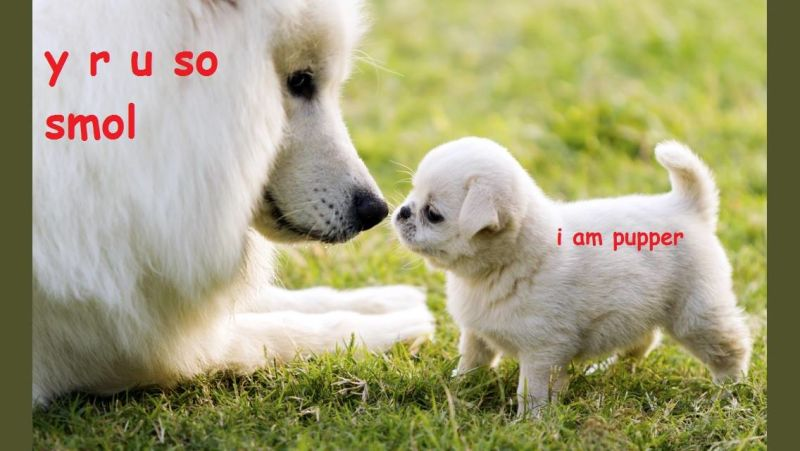
#> input picture images/iampupper.jpg, 800 x 451 px
$ python emboss.py
#> lines starting #> are read from the running program, lines starting #| are printed output that depends on the picture
import cv2
import numpy as np

img_emboss_input = cv2.imread('images/iampupper.jpg')
#> img_emboss_input is the input picture: shape (451, 800, 3); mean B, G, R 122.4, 160.8, 163.8

# generating the kernels
kernel_emboss_1 = np.array([[0,-1,-1],
                            [1,0,-1],
                            [1,1,0]])
kernel_emboss_2 = np.array([[-1,-1,0],
                            [-1,0,1],
                            [0,1,1]])
kernel_emboss_3 = np.array([[1,0,0],
                            [0,0,0],
                            [0,0,-1]])

# converting the image to grayscale
gray_img = cv2.cvtColor(img_emboss_input,cv2.COLOR_BGR2GRAY)
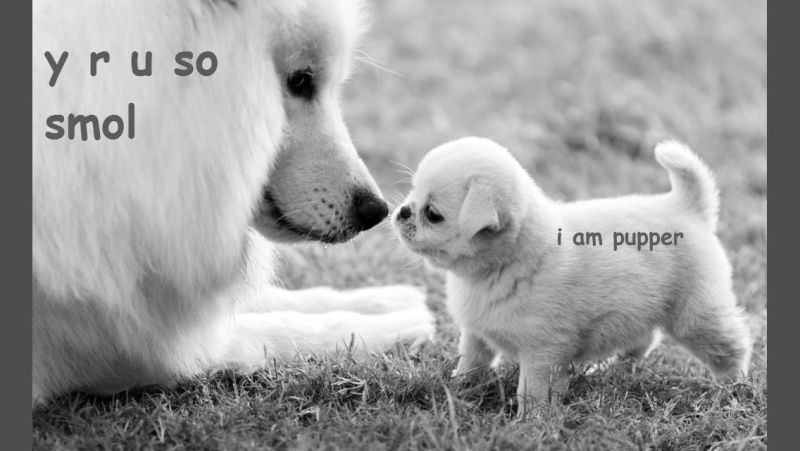
#> gray_img: shape (451, 800); min 0, max 255, mean 157.3

# applying the kernels to the grayscale image and adding the offset
output_1 = cv2.filter2D(gray_img, -1, kernel_emboss_1) + 128
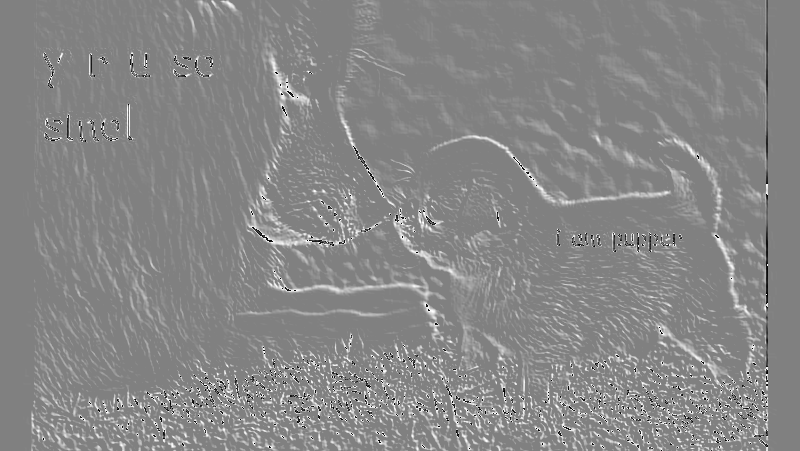
#> output_1: shape (451, 800); min 0, max 255, mean 135.3
output_2 = cv2.filter2D(gray_img, -1, kernel_emboss_2) + 128
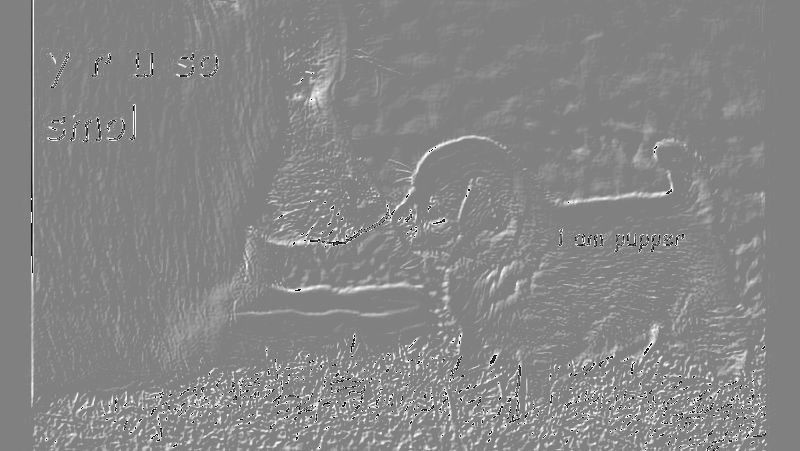
#> output_2: shape (451, 800); min 0, max 255, mean 134.7
output_3 = cv2.filter2D(gray_img, -1, kernel_emboss_3) + 128
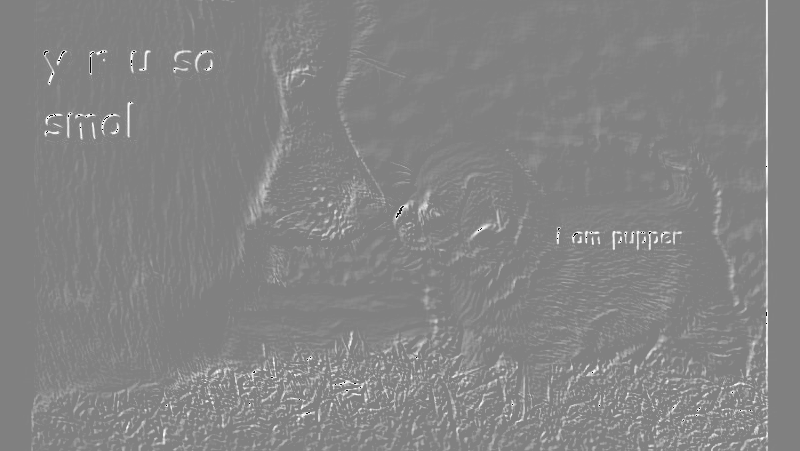
#> output_3: shape (451, 800); min 0, max 255, mean 133

cv2.imshow('Input', img_emboss_input)
cv2.imshow('Embossing - South West', output_1)
cv2.imshow('Embossing - South East', output_2)
cv2.imshow('Embossing - North West', output_3)
cv2.waitKey(0)

$ run again, with images/angel.jpg copied over images/iampupper.jpg
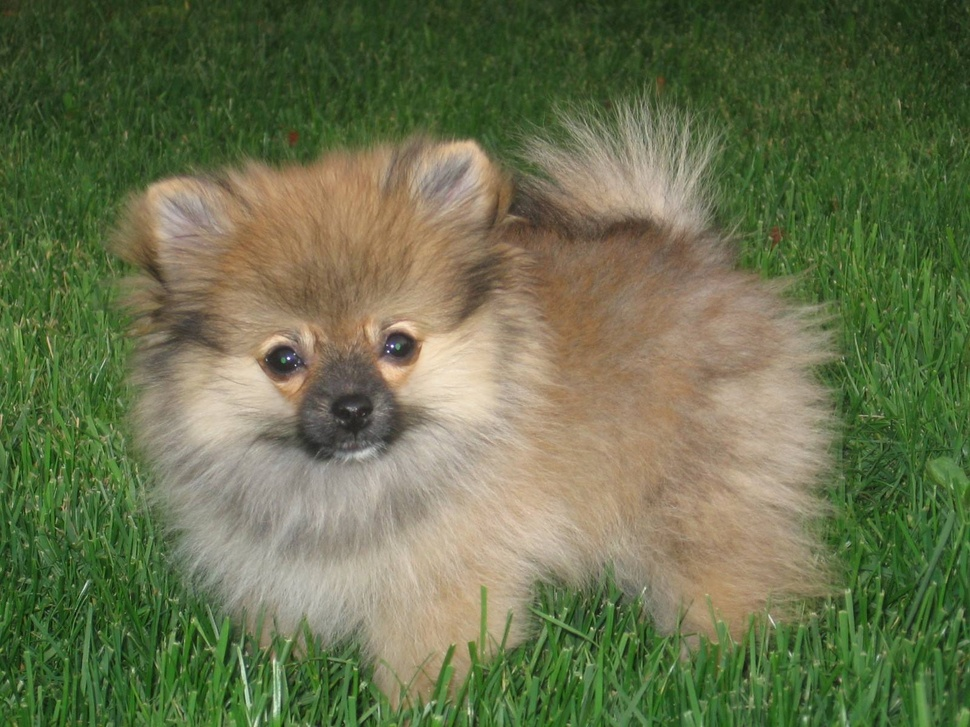
#> input picture images/angel.jpg, 970 x 727 px, shrunk from 1600 x 1200 before the run
#> img_emboss_input is the input picture: shape (727, 970, 3); mean B, G, R 76.7, 112.8, 104
#> `gray_img = cv2.cvtColor(img_emboss_input,cv2.COLOR_BGR2GRAY)`:
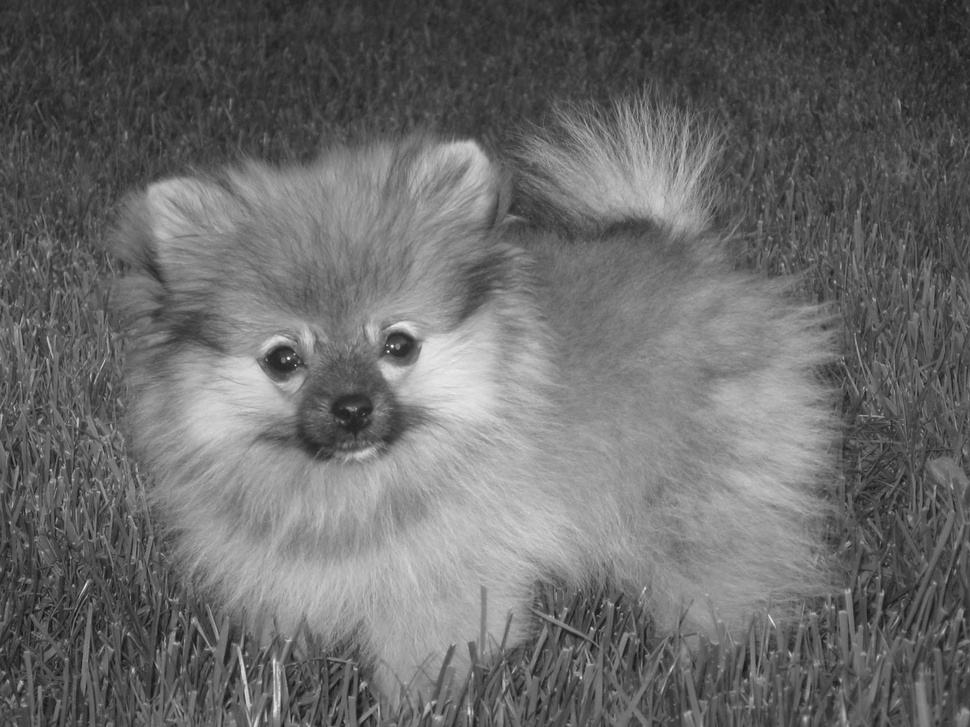
#> gray_img: shape (727, 970); min 14, max 253, mean 106
#> `output_3 = cv2.filter2D(gray_img, -1, kernel_emboss_3) + 128`:
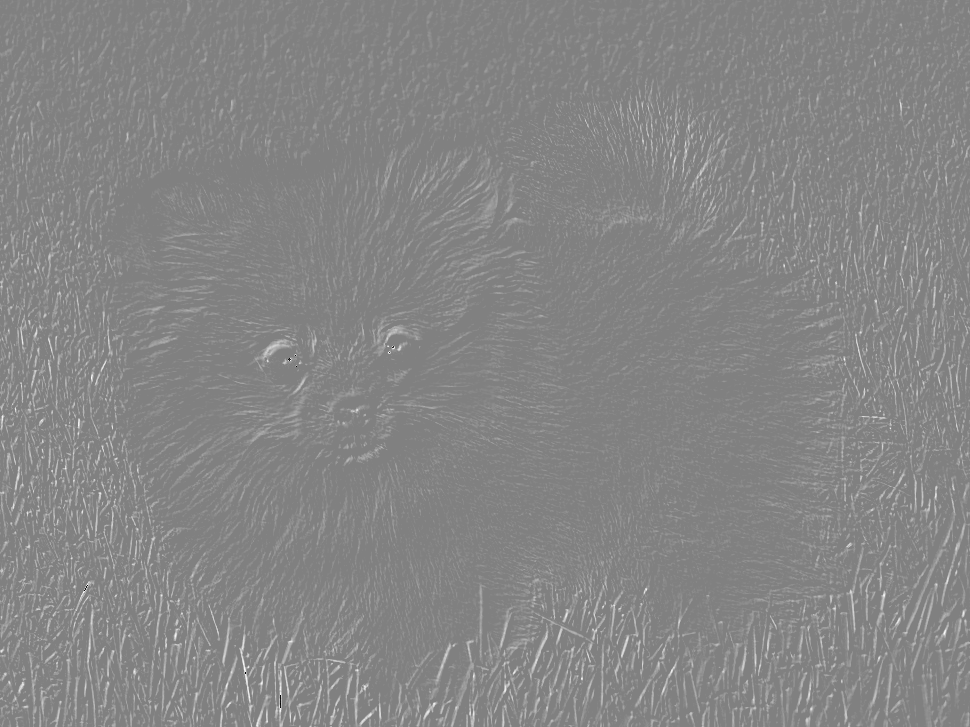
#> output_3: shape (727, 970); min 2, max 255, mean 133.4

$ run again, with images/potato.jpg copied over images/iampupper.jpg
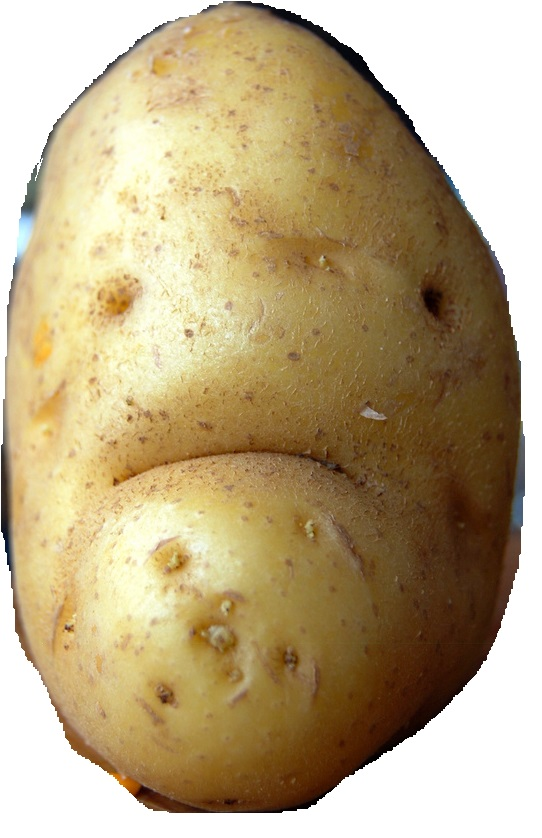
#> input picture images/potato.jpg, 542 x 838 px
#> img_emboss_input is the input picture: shape (838, 542, 3); mean B, G, R 131.7, 168.4, 186.9
#> `gray_img = cv2.cvtColor(img_emboss_input,cv2.COLOR_BGR2GRAY)`:
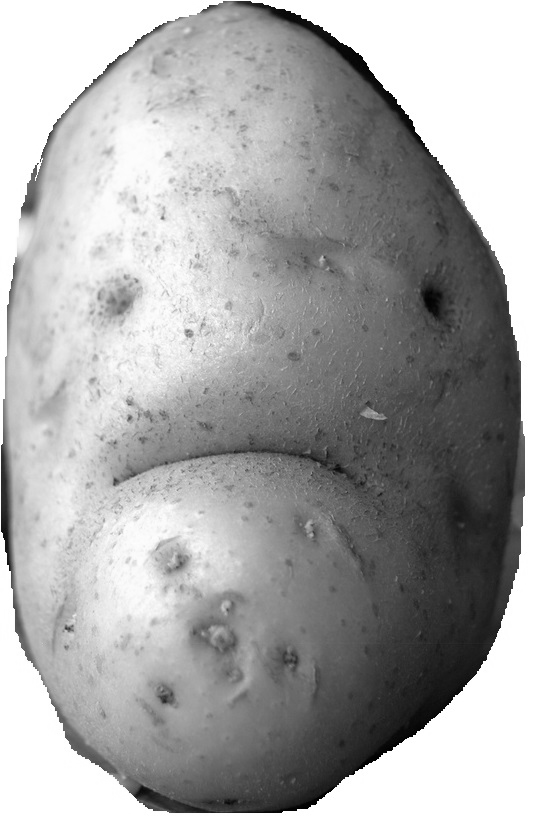
#> gray_img: shape (838, 542); min 0, max 255, mean 169.7
#> `output_3 = cv2.filter2D(gray_img, -1, kernel_emboss_3) + 128`:
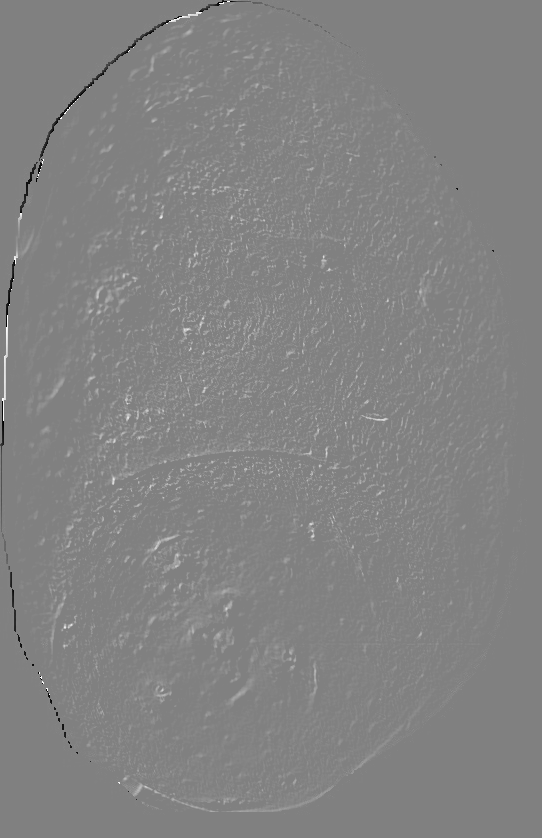
#> output_3: shape (838, 542); min 0, max 255, mean 130.5
